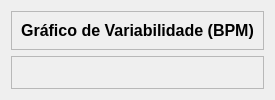
            <widget class="QWidget" name="pagina_grafico_variabilidade_bpm">
             <layout class="QVBoxLayout" name="verticalLayout_34">
              <item>
               <widget class="QFrame" name="frame_38">
                <property name="frameShape">
                 <enum>QFrame::StyledPanel</enum>
                </property>
                <property name="frameShadow">
                 <enum>QFrame::Raised</enum>
                </property>
                <layout class="QVBoxLayout" name="verticalLayout_33">
                 <item alignment="Qt::AlignTop">
                  <widget class="QLabel" name="label_20">
                   <property name="font">
                    <font>
                     <family>Arial</family>
                     <pointsize>12</pointsize>
                     <weight>75</weight>
                     <bold>true</bold>
                     <stylestrategy>PreferDefault</stylestrategy>
                    </font>
                   </property>
                   <property name="text">
                    <string>Gráfico de Variabilidade (BPM)</string>
                   </property>
                   <property name="alignment">
                    <set>Qt::AlignCenter</set>
                   </property>
                  </widget>
                 </item>
                </layout>
               </widget>
              </item>
              <item>
               <widget class="QFrame" name="frame_39">
                <property name="sizePolicy">
                 <sizepolicy hsizetype="Preferred" vsizetype="Expanding">
                  <horstretch>0</horstretch>
                  <verstretch>0</verstretch>
                 </sizepolicy>
                </property>
                <property name="frameShape">
                 <enum>QFrame::StyledPanel</enum>
                </property>
                <property name="frameShadow">
                 <enum>QFrame::Raised</enum>
                </property>
                <layout class="QGridLayout" name="grafico_variabilidade_bpm"/>
               </widget>
              </item>
             </layout>
            </widget>
